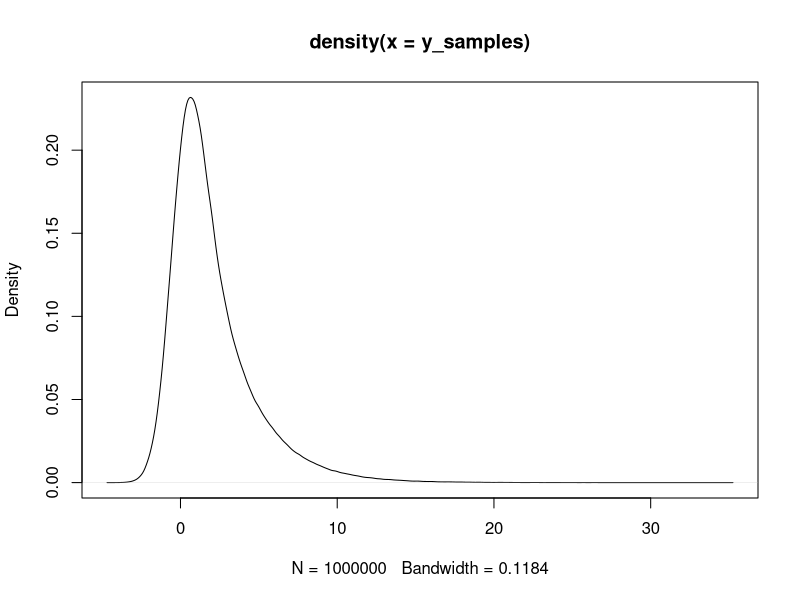

This chart was generated by the following R code:
### SE07 Problem 2
sample_num <- 1000000
dice1 <- sample(0:5, sample_num, replace=TRUE)
dice2 <- sample(0:5, sample_num, replace=TRUE)
d_samples <- abs(dice1 - dice2)
dist <- table(d_samples) / sample_num

# Expected result:
# d_samples
#        0        1        2        3        4        5
# 0.166861 0.277450 0.222178 0.166898 0.111022 0.055591
print(dist)

### SE07 Problem 3 (a)
# Refer to the PDF file for derivation.
y_mean_exact <- 2
print(y_mean_exact)

### SE07 Problem 3 (b)
x1_samples <- rnorm(sample_num)
x2_samples <- rnorm(sample_num)
y_samples <- (x1_samples + 1) ^ 2 + x2_samples

### SE07 Problem 3 (c)
plot(density(y_samples))

### SE07 Problem 3 (d)
y_mean_numeric = mean(y_samples)
print(y_mean_numeric)
print(abs(y_mean_numeric - y_mean_exact))
